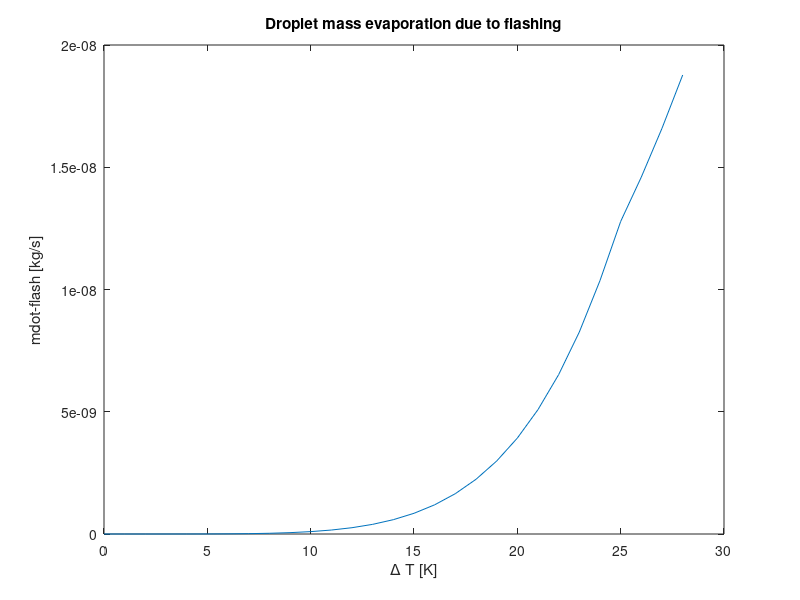
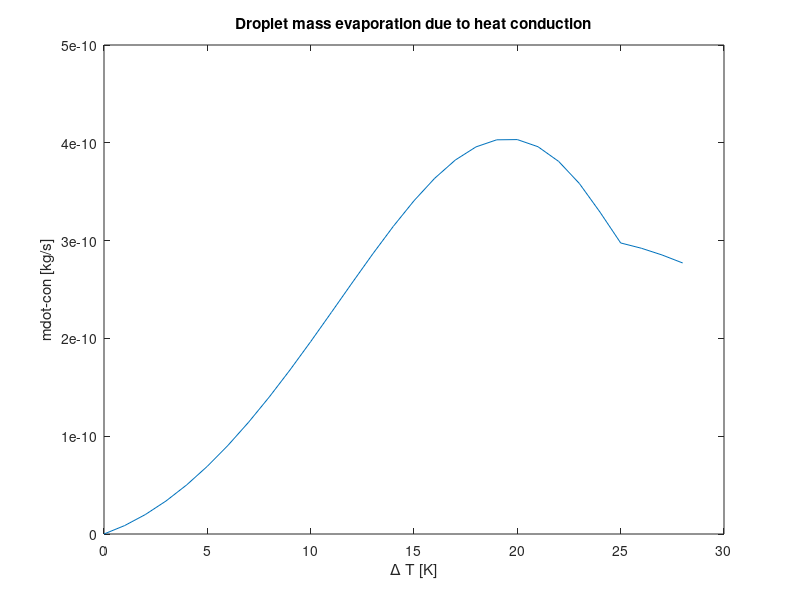
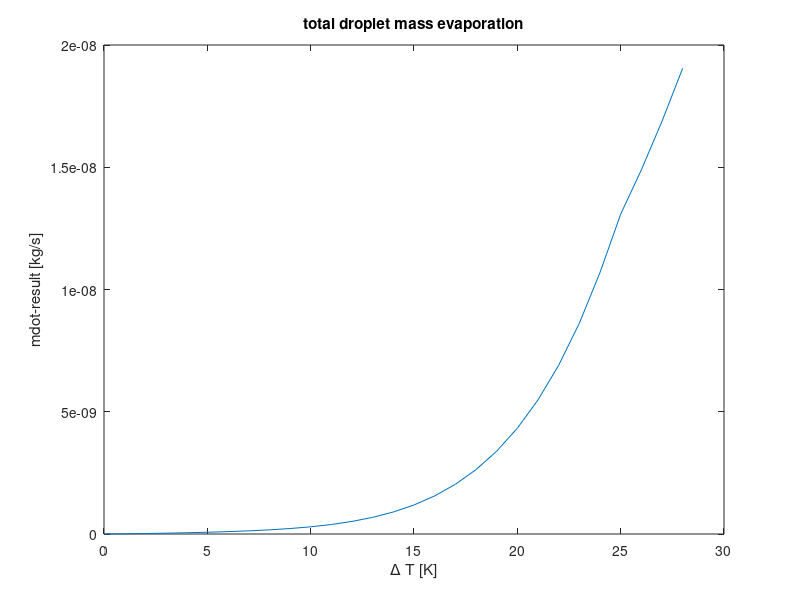

The MATLAB script that drew these images, in order:
 clc;
 clear all;
 close all;
  
%initial values and boundary conditions%
Tb=65;                          
deltahv=199000;                  
Tinj=94;                         
Tamb=100;                         
v_d=45;
p_amb=0.15;
droplet_d=30e-06;               

%Reference Temperaure%

Tref=(2/3)*Tb+(1/3)*Tamb;        

%Calculation of gas properties at reference Temperature%

cp=2.9982e-06*Tref^4-0.0012842*Tref^3+0.20861*Tref^2-15.355*Tref+1477.9;                                   
ktc=2.9923e-12*Tref^4-1.3097e-09*Tref^3+1.371e-07*Tref^2+9.6886e-05*Tref-0.00075523;   
mu=1.5049e-15*Tref^4-5.8632e-13*Tref^3+1.5584e-11*Tref^2+7.4642e-08*Tref-2.7166e-07;   
hb=-3.5918e-05*Tb^4+0.015703*Tb^3-2.6332*Tb^2+1243.4*Tb-6806.3;
hamb=-3.5918e-05*Tamb^4+0.015703*Tamb^3-2.6332*Tamb^2+1243.4*Tamb-6806.3;              
rho=9.5346e-09*Tamb^4-4.4002e-06*Tamb^3+0.00080687*Tamb^2-0.07331*Tamb+3.2837 ;       
Pr=(mu*cp)/ktc;                                                                       


% Reduction of superheat with intial delta T = 29 K assuming delta T reduces 1K every time step%

 for k=1:29

  Tinjneu(k)=94-k;                                     
  deltat(k)=(Tinjneu(k)-Tb);                          

  if (deltat(k)>= 25)                                   
      alpha(k)=13.8*((deltat(k))^0.39);                 
  
  elseif  (5<=deltat(k)<25)
      alpha(k)=0.027*((deltat(k))^2.33);                
          
  else  
     alpha(k)=0.76*((deltat(k))^0.26);                 
         
  end
    
 alphaneu=[50.6140067450742,49.9011959749860,49.1720927476472,48.4256757547041,44.3870167765003,40.1966279448231,36.2417041235893,32.5188157159495,29.0244269598294,25.7548873340318,22.7064217946134,19.8751196107489,17.2569215080159,14.8476047447673,12.6427656350376,10.6377988754845,8.82787281268690,7.20789946594158,5.77249764165603,4.51594673828569,3.43212766423040,2.51444532955883,1.75572372411015,1.14805811908165,1.089805988,1.011265331,0.9100838155,0.76,0]; %checked%

  %Radius reduction of the dropet every time step%
  
  red=((droplet_d)/2)/29;
  r(k)=(droplet_d/2)-(k*red);                        
  
 %Area of the droplets at every time step %
  A(k)=4*pi*r(k)^2;                                     
 
 %Mass vaporization due to flashing%
 
  mflash(k)=(A(k)*alphaneu(k)*1000*(deltat(k)))/deltahv;     
   
% Calculating reynolds number, nusselt number, transfer number and FT %
  
Re(k)=(rho*v_d*(2*r(k)))/mu;                            

%Standard nusselt number %  

Nuo(k)=2+0.552*((Re(k)^1/2)*Pr^1/3);   
  
Bt=(cp*(Tamb-Tb))/deltahv;              
  
Ft=((1+Bt)^0.7)*(log(1+Bt)/Bt);         
 %Modified nusselt number %  
Nu(k)=2+((Nuo(k)-2)/Ft);              


% Guess for a good initial values for the Bisection method%
%xl=0.15e-19;   %upper guess%    % change it according to the boundary conditions  %very important%
%xu=0.25e-10;   %lower guess%    % change it according to the boundary condtions  % %very important%

%up(k)=-xu+((2*pi*(ktc/cp)*r(k))*(Nu(k)/(1+(mflash(k)/xu)))*(log(1+(1+(mflash(k)/xu))*(((hamb-hb)/deltahv)))));
%low(k)=-xl+((2*pi*(ktc/cp)*r(k))*(Nu(k)/(1+(mflash(k)/xl)))*(log(1+(1+(mflash(k)/xl))*(((hamb-hb)/deltahv)))));


 end
 
 
% Bisection method for finding the initial valure for fixed point iteration% % checked%

for l=1:29;

  xl=1e-15;  % upper guess
  xu=1e-10;  % lower guess
    
  r1=r(l);
  Nu1=Nu(l);
  mflash1=mflash(l);

for u=1:20;

c=(xl+xu)/2;

fxl=-xl+((2*pi*(ktc/cp)*r(k))*(Nu1/(1+(mflash(k)/xl)))*(log(1+(1+(mflash(k)/xl))*(((hamb-hb)/deltahv))))); 
fc=-c+((2*pi*(ktc/cp)*r1)*(Nu1/(1+(mflash1/c)))*(log(1+(1+(mflash1/c))*(((hamb-hb)/deltahv)))));           
 
if ( fc == 0 )                                                                                             
       break;                                                                                              
  elseif (fxl*fc < 0 )
       xu = c;                                                                                             
    else
       xl = c;                                                                                             
end                                                                                                        
 
end

mitt(l)=c;   % initial guesses for the fixed iteration method%                                          

end

% Fixed point iteration method%                                
  
for we=1:29

    r12=r(we);
    Nu12=Nu(we);
    mflash12=mflash(we);
    mitt2=mitt(we);

for er=1:80
    tol=1e-60;
    x1=((2*pi*(ktc/cp)*r12)*(Nu12/(1+(mflash12/mitt2)))*(log(1+(1+(mflash12/mitt2))*(((hamb-hb)/deltahv)))));
    
    abserror=abs(x1-mitt2);   

    if (abserror<tol)
             break  

end
    mitt2=x1;
end

% Mass vaporization due to heat conduction%
mittneu(we)=mitt2;  

end 

% check, whether the found values for the root are good  best case if the variable 'zero' is 0 for every time step%

for  tr=1:29
  
    r13=r(tr);
    Nu13=Nu(tr);
    mflash13=mflash(tr);
    mitt3=mittneu(tr);
    
    zero(tr)=-mitt3+((2*pi*(ktc/cp)*r13)*(Nu13/(1+(mflash13/mitt3)))*(log(1+(1+(mflash13/mitt3))*(((hamb-hb)/deltahv)))));
    
end

% plot of the droplet mass evaporation due to flashing%

figure
plot(deltat,mflash)
title('Droplet mass evaporation due to flashing')
xlabel('{\Delta} T [K]')
ylabel('mdot-flash [kg/s]')

% plot of the droplet mass evaporation due to heat conduction%
figure
plot(deltat,mittneu)
title('Droplet mass evaporation due to heat conduction')
xlabel('{\Delta} T [K]')
ylabel('mdot-con [kg/s]')

%total mass evaporation including flashing and heat conduction %
mres=mittneu+mflash;

% plot of total droplet mass evaporation%
figure
plot(deltat,mres);
title('total droplet mass evaporation');
xlabel('{\Delta} T [K]');
ylabel('mdot-result [kg/s]');